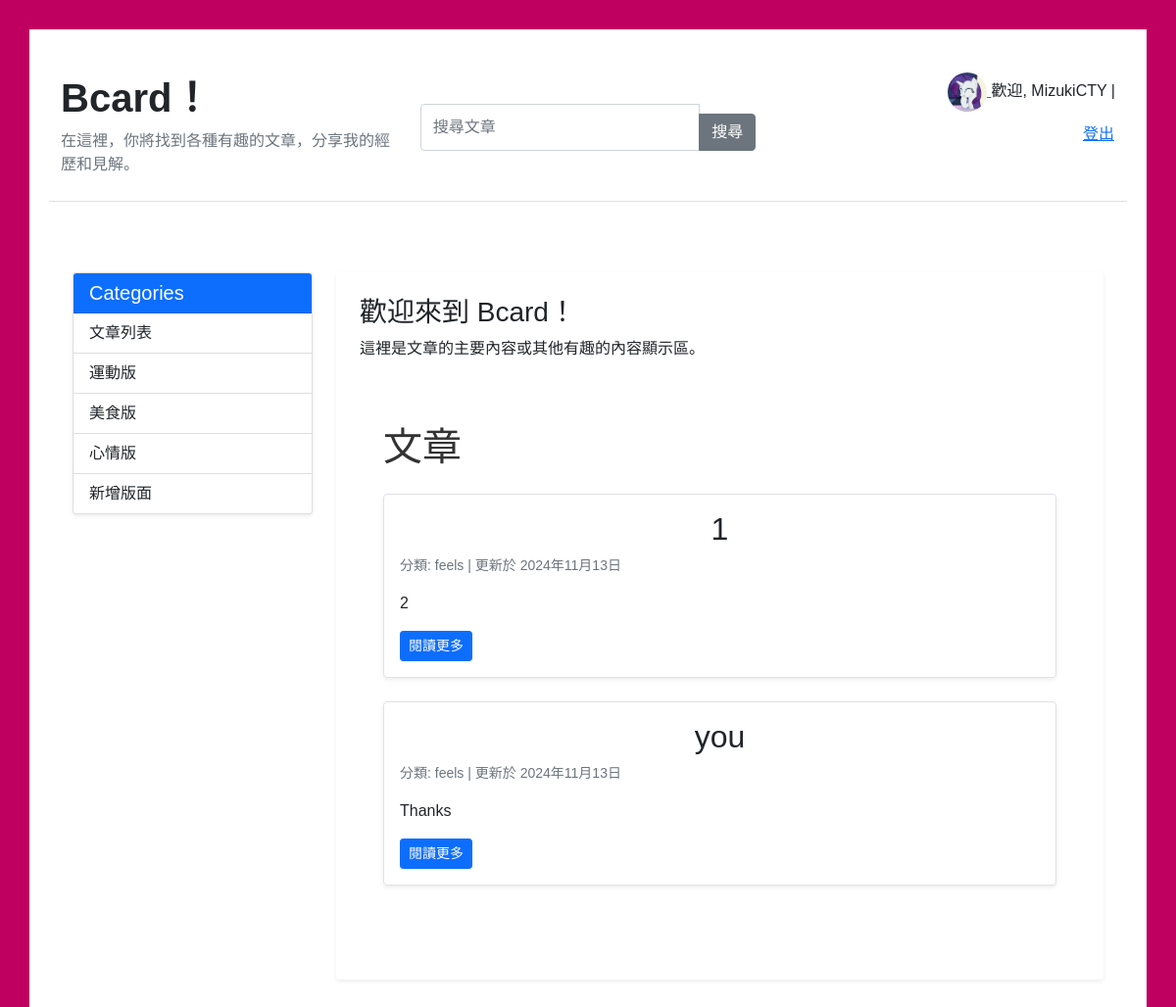
The page /feels/ (signed in) on the database as committed earlier.
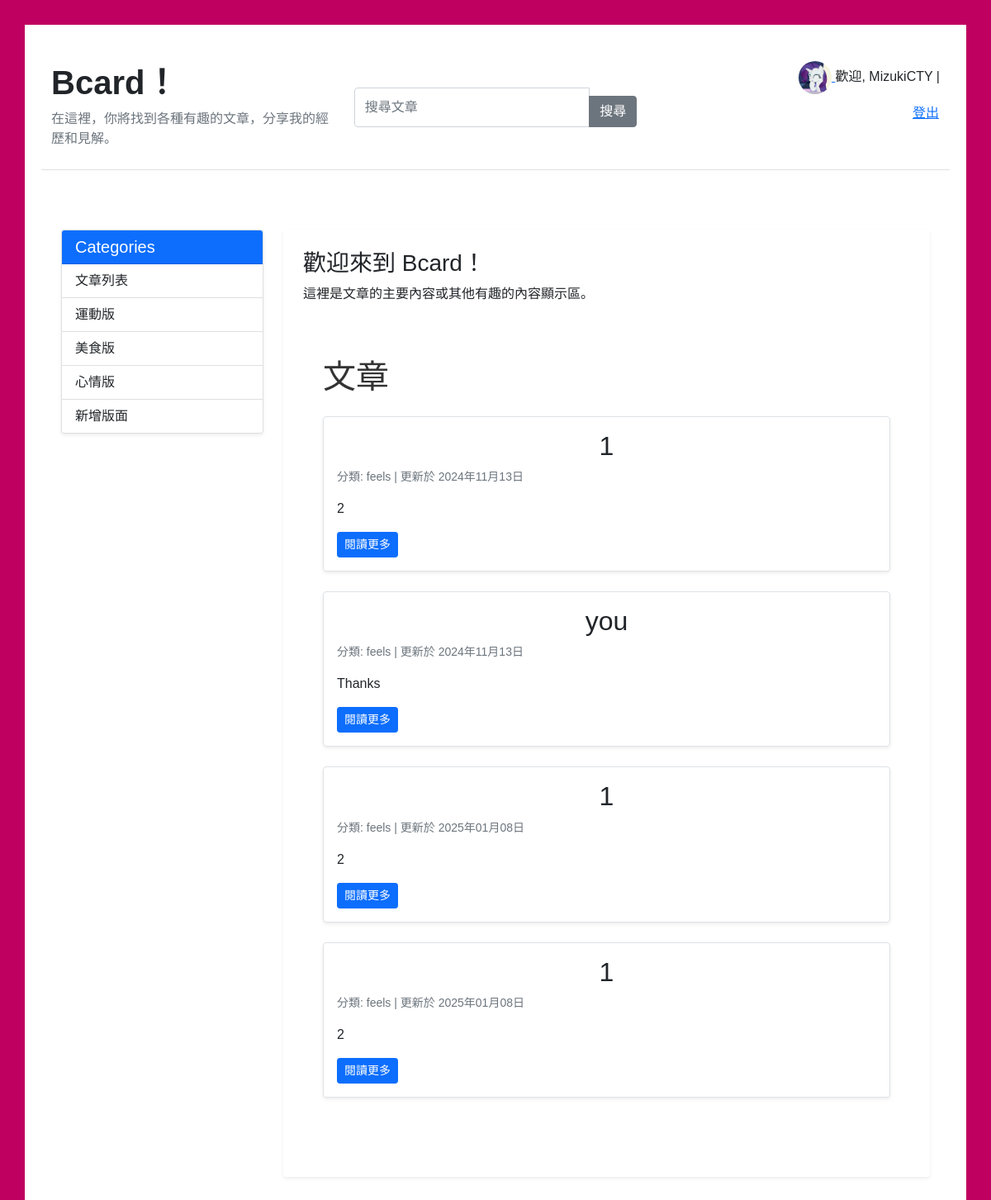
The same page on the database as committed later.
### mypost/models.py (models this page shows, shortened)
class BlogPost(models.Model):
    TITLE_MAX_LENGTH = 200
    title = models.CharField(max_length=TITLE_MAX_LENGTH)
    content = models.TextField()
    category = models.CharField(max_length=100, choices=[
        ('sports', '運動'),
        ('feels', '心情'),
        ('foods', '美食'),
    ], default='tech')
    updated_at = models.DateTimeField(auto_now=True)
    created_at = models.DateTimeField(auto_now_add=True)  # 添加這一行

### mypost/views.py (the view)
# urls.py: path('feels/', feels_page, name='feels_page'),
def feels_page(request):
    feels_posts = BlogPost.objects.filter(category='feels')
    return render(request, 'feels.html', {'feels_posts': feels_posts})

### templates/feels.html (shortened to what this page needs)
{% extends 'mainpage.html' %}
{% block blog %}
<div class="container py-5">
    <h1>文章</h1>
    <div class="article-list mt-4">
        {% for feels_post in feels_posts %}
        <div class="article-card mb-4 p-3 border rounded shadow-sm">
            <h2><a href="" class="text-decoration-none text-dark">{{ feels_post.title }}</a></h2>
            <p class="text-muted small">分類: {{ feels_post.category }} | 更新於 {{ feels_post.updated_at|date:"Y年m月d日" }}</p>
            <p>{{ feels_post.content|truncatewords:50 }}</p>
            <a href="" class="btn btn-primary btn-sm">閱讀更多</a>
        </div>
        {% empty %}
        <p>目前沒有任何文章。</p>
        {% endfor %}
    </div>
</div>
{% endblock %}

### templates/mainpage.html (shortened to what this page needs)
{% extends 'base.html' %}
{% block content %}
<div class="container-fluid py-5">
    <div class="row mt-4">
        <div class="col-sm-12 col-md-3">
            <div class="card shadow-sm">
                <div class="card-header bg-primary text-white">
                    <h5 class="mb-0">Categories</h5>
                </div>
                <ul class="list-group list-group-flush">
                    <li class="list-group-item">
                        <a href="/postList" class="text-decoration-none text-dark">文章列表</a>
                    </li>
                    <li class="list-group-item">
                        <a href="/sports" class="text-decoration-none text-dark">運動版</a>
                    </li>
                    <li class="list-group-item">
                        <a href="/foods" class="text-decoration-none text-dark">美食版</a>
                    </li>
                    <li class="list-group-item">
                        <a href="/feels" class="text-decoration-none text-dark">心情版</a>
                    </li>
                    <li class="list-group-item">
                        <a href="/create_blog_post" class="text-decoration-none text-dark">新增版面</a>
                    </li>
                </ul>
            </div>
        </div>
        <div class="col-sm-12 col-md-9">
            <div class="content-section bg-white p-4 rounded shadow-sm">
                {% if request.path != '/' %}
                    <h3>歡迎來到 Bcard！</h3>
                    <p>這裡是文章的主要內容或其他有趣的內容顯示區。</p>
                {% endif %}
                {% block blog %}{% endblock %}
            </div>
        </div>
    </div>
</div>
{% endblock %}

### templates/base.html (shortened to what this page needs)
{% load static %}
<!DOCTYPE html>
<html lang="en">
<head>
    <link href="https://cdn.jsdelivr.net/npm/bootstrap@5.1.1/dist/css/bootstrap.min.css" rel="stylesheet">
    <link rel="stylesheet" href="{% static 'css/styles.css' %}">
</head>
<body class="site-wrapper">
    {% include 'header.html' %}
    <div class="container">
        {% block content %}{% endblock %}
    </div>
</body>
</html>

### templates/header.html (shortened to what this page needs)
{% load static %}
<header class="container py-4 border-bottom">
    <div class="row align-items-center">
        {% if request.path != '/login/' %}
        <div class="col-md-4">
            <h1 class="fw-bold">
                <a href="/" class="text-decoration-none text-dark">Bcard！</a>
            </h1>
            <p class="text-muted mb-0">在這裡，你將找到各種有趣的文章，分享我的經歷和見解。</p>
        </div>
        <div class="col-md-4 text-center">
            <form method="GET" action="" class="d-inline-block w-100">
                <div class="input-group">
                    <input type="text" class="form-control" name="search" placeholder="搜尋文章" aria-label="搜尋文章" aria-describedby="button-search">
                    <button class="btn btn-secondary" type="submit" id="button-search">搜尋</button>
                </div>
            </form>
        </div>
        {% endif %}
        <div class="col-md-4 text-end">
            <div class="user-info">
                {% if user.is_authenticated %}
                    <p class="mb-0">
                        <a href="{% url 'user_profile' %}">
                            {% if user.profile.profile_picture %}
                                <img src="{{ user.profile.profile_picture.url }}" alt="頭像" width="40" height="40" class="rounded-circle me-2">
                            {% else %}
                                <img src="{% static 'images/彩虹小馬.jpg' %}" alt="預設頭像" width="40" height="40" class="rounded-circle">
                            {% endif %}
                        </a>
                        歡迎, {{ user.username }} |
                        <form action="{% url 'logout' %}" method="post" style="display: inline;">
                            <button type="submit" class="btn btn-link p-0">登出</button>
                        </form>
                    </p>
                {% else %}
                    <a href="{% url 'login' %}">登入</a>
                {% endif %}
            </div>
        </div>
    </div>
</header>

### mypost/static/css/styles.css (style rules this page uses)
.site-wrapper { border: 30px solid #BF0060; padding: 20px; border-radius: 0px; background-color: #fff; }
body { font-family: Arial, sans-serif; margin: 3; padding: 0 20px 20px 20px; }
header { padding-top: 3; }
h1 { color: #333; }
form { margin-top: 20px; }
button { padding: 10px 15px; background-color: #4CAF50; color: white; border: none; cursor: pointer; }
body { background-color: #f7f7f7; font-family: Arial, sans-serif; }
h2 { text-align: center; color: #333333; }
button { background-color: #4CAF50; color: white; border: none; padding: 10px 20px; border-radius: 5px; cursor: pointer; font-size: 16px; margin-top: 10px; }
form { display: flex; flex-direction: column; }
form > * { margin-bottom: 15px; }

Rows that differ between the two databases and show on the page:
added BlogPost: title "1", category "feels", updated_at "2025年01月08日", content "2"
added BlogPost: title "1", category "feels", updated_at "2025年01月08日", content "2"
